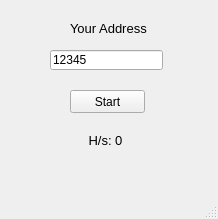
<?xml version="1.0" encoding="UTF-8"?>
<ui version="4.0">
 <class>MainWindow</class>
 <widget class="QMainWindow" name="MainWindow">
  <property name="geometry">
   <rect>
    <x>0</x>
    <y>0</y>
    <width>218</width>
    <height>219</height>
   </rect>
  </property>
  <property name="windowTitle">
   <string>MainWindow</string>
  </property>
  <widget class="QWidget" name="centralwidget">
   <widget class="QLabel" name="label_2">
    <property name="geometry">
     <rect>
      <x>70</x>
      <y>20</y>
      <width>81</width>
      <height>16</height>
     </rect>
    </property>
    <property name="font">
     <font>
      <pointsize>10</pointsize>
     </font>
    </property>
    <property name="text">
     <string>Your Address</string>
    </property>
   </widget>
   <widget class="QPushButton" name="pushButton_4">
    <property name="geometry">
     <rect>
      <x>70</x>
      <y>90</y>
      <width>75</width>
      <height>23</height>
     </rect>
    </property>
    <property name="text">
     <string>Start</string>
    </property>
   </widget>
   <widget class="QLabel" name="label_6">
    <property name="geometry">
     <rect>
      <x>40</x>
      <y>130</y>
      <width>131</width>
      <height>20</height>
     </rect>
    </property>
    <property name="font">
     <font>
      <pointsize>10</pointsize>
     </font>
    </property>
    <property name="text">
     <string>H/s: 0</string>
    </property>
    <property name="scaledContents">
     <bool>false</bool>
    </property>
    <property name="alignment">
     <set>Qt::AlignCenter</set>
    </property>
   </widget>
   <widget class="QLineEdit" name="lineEdit">
    <property name="geometry">
     <rect>
      <x>50</x>
      <y>50</y>
      <width>113</width>
      <height>20</height>
     </rect>
    </property>
    <property name="text">
     <string>12345</string>
    </property>
   </widget>
  </widget>
  <widget class="QMenuBar" name="menubar">
   <property name="geometry">
    <rect>
     <x>0</x>
     <y>0</y>
     <width>218</width>
     <height>21</height>
    </rect>
   </property>
  </widget>
  <widget class="QStatusBar" name="statusbar"/>
 </widget>
 <resources/>
 <connections/>
</ui>
